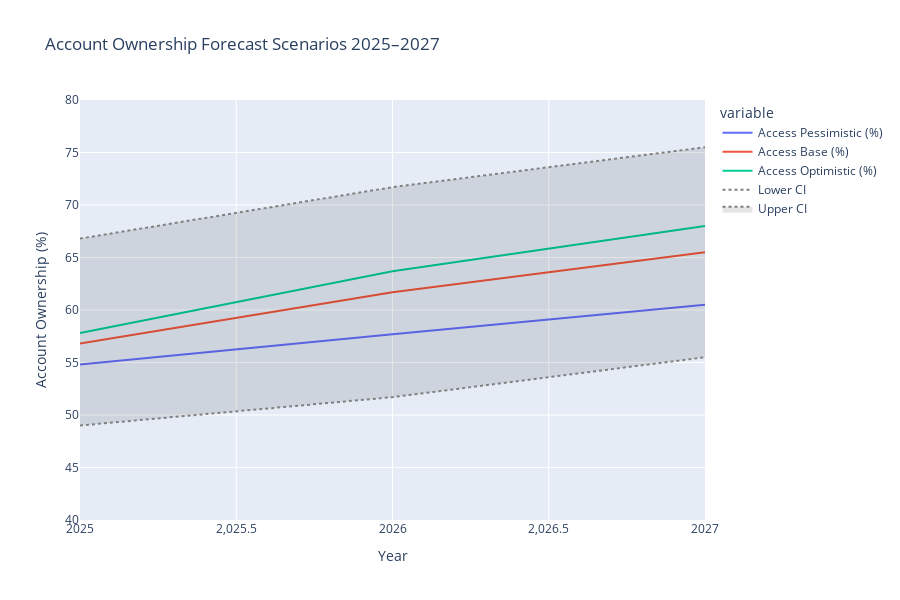
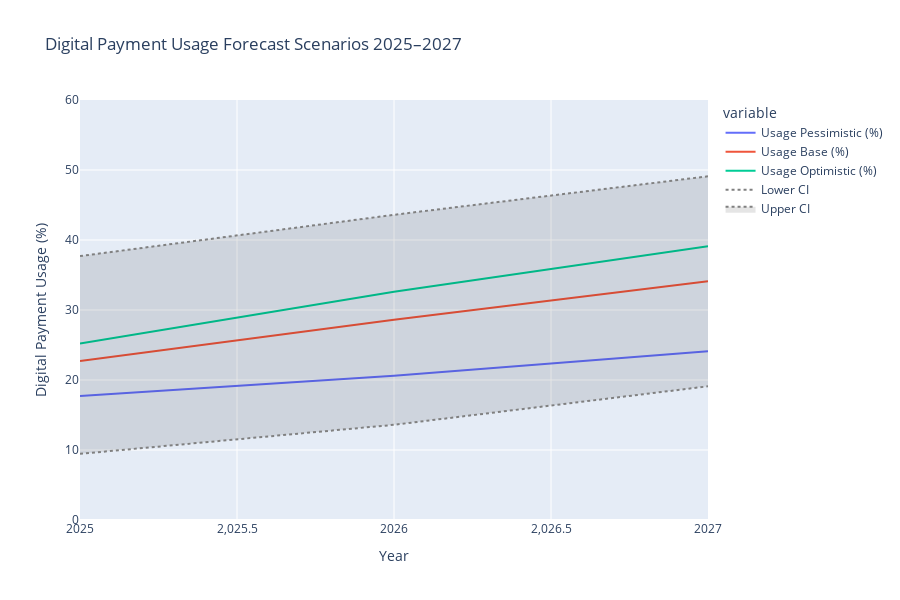

Source (notebook cell) for these figures, in order:
### Code cell
# Cell 6: Scenario Visualization (Self-Contained with Import)
import plotly.express as px

# If forecast not defined (running cell alone), recreate from previous logic
try:
    _ = forecast
except NameError:
    # Recreate forecast DataFrame (from Cell 5 logic)
    access_baseline = np.array([52.0, 54.5, 57.0])  # Example baseline values
    usage_baseline = np.array([15.0, 20.0, 25.0])
    
    event_effects_access = [2.0, 4.0, 5.0]
    event_effects_usage = [5.0, 8.0, 10.0]
    
    forecast = pd.DataFrame({
        'Year': [2025, 2026, 2027],
        'Access Pessimistic (%)': access_baseline.round(1),
        'Access Base (%)': (access_baseline + event_effects_access).round(1),
        'Access Optimistic (%)': (access_baseline + np.array(event_effects_access) * 1.5).round(1),
        'Usage Pessimistic (%)': usage_baseline.round(1),
        'Usage Base (%)': (usage_baseline + event_effects_usage).round(1),
        'Usage Optimistic (%)': (usage_baseline + np.array(event_effects_usage) * 1.5).round(1),
        'Access Lower CI': (access_baseline + event_effects_access - 10).clip(lower=49).round(1),
        'Access Upper CI': (access_baseline + event_effects_access + 10).round(1),
        'Usage Lower CI': (usage_baseline + event_effects_usage - 15).clip(lower=9.45).round(1),
        'Usage Upper CI': (usage_baseline + event_effects_usage + 15).round(1)
    })
    print("Forecast DataFrame recreated in Cell 6 (for independent execution)")

# Access scenarios plot
fig_access = px.line(forecast, x='Year', y=['Access Pessimistic (%)', 'Access Base (%)', 'Access Optimistic (%)'],
                     title='Account Ownership Forecast Scenarios 2025–2027',
                     labels={'value': 'Account Ownership (%)', 'Year': 'Year'})

fig_access.add_scatter(x=forecast['Year'], y=forecast['Access Lower CI'], mode='lines', 
                       line=dict(dash='dot', color='gray'), name='Lower CI')
fig_access.add_scatter(x=forecast['Year'], y=forecast['Access Upper CI'], mode='lines', 
                       line=dict(dash='dot', color='gray'), name='Upper CI', fill='tonexty', fillcolor='rgba(0,0,0,0.1)')

fig_access.update_yaxes(title='Account Ownership (%)', range=[40, 80])
fig_access.update_layout(height=600, hovermode='x unified')
fig_access.show()

# Usage scenarios plot
fig_usage = px.line(forecast, x='Year', y=['Usage Pessimistic (%)', 'Usage Base (%)', 'Usage Optimistic (%)'],
                    title='Digital Payment Usage Forecast Scenarios 2025–2027',
                    labels={'value': 'Digital Payment Usage (%)', 'Year': 'Year'})

fig_usage.add_scatter(x=forecast['Year'], y=forecast['Usage Lower CI'], mode='lines', 
                      line=dict(dash='dot', color='gray'), name='Lower CI')
fig_usage.add_scatter(x=forecast['Year'], y=forecast['Usage Upper CI'], mode='lines', 
                      line=dict(dash='dot', color='gray'), name='Upper CI', fill='tonexty', fillcolor='rgba(0,0,0,0.1)')

fig_usage.update_yaxes(title='Digital Payment Usage (%)', range=[0, 60])
fig_usage.update_layout(height=600, hovermode='x unified')
fig_usage.show()

### Figure 1 — Plotly figure (JSON) as saved in the notebook; plotly's stock layout.template omitted (floating-point values rounded to 4 significant figures)
{"data": [{"hovertemplate": "variable=Access Pessimistic (%)<br>Year=%{x}<br>Account Ownership (%)=%{y}<extra></extra>", "legendgroup": "Access Pessimistic (%)", "line": {"color": "#636efa", "dash": "solid"}, "marker": {"symbol": "circle"}, "mode": "lines", "name": "Access Pessimistic (%)", "orientation": "v", "showlegend": true, "type": "scatter", "x": [2025, 2026, 2027], "xaxis": "x", "y": [54.8, 57.7, 60.5], "yaxis": "y"}, {"hovertemplate": "variable=Access Base (%)<br>Year=%{x}<br>Account Ownership (%)=%{y}<extra></extra>", "legendgroup": "Access Base (%)", "line": {"color": "#EF553B", "dash": "solid"}, "marker": {"symbol": "circle"}, "mode": "lines", "name": "Access Base (%)", "orientation": "v", "showlegend": true, "type": "scatter", "x": [2025, 2026, 2027], "xaxis": "x", "y": [56.8, 61.7, 65.5], "yaxis": "y"}, {"hovertemplate": "variable=Access Optimistic (%)<br>Year=%{x}<br>Account Ownership (%)=%{y}<extra></extra>", "legendgroup": "Access Optimistic (%)", "line": {"color": "#00cc96", "dash": "solid"}, "marker": {"symbol": "circle"}, "mode": "lines", "name": "Access Optimistic (%)", "orientation": "v", "showlegend": true, "type": "scatter", "x": [2025, 2026, 2027], "xaxis": "x", "y": [57.8, 63.7, 68], "yaxis": "y"}, {"line": {"color": "gray", "dash": "dot"}, "mode": "lines", "name": "Lower CI", "type": "scatter", "x": [2025, 2026, 2027], "y": [49, 51.7, 55.5]}, {"fill": "tonexty", "fillcolor": "rgba(0,0,0,0.1)", "line": {"color": "gray", "dash": "dot"}, "mode": "lines", "name": "Upper CI", "type": "scatter", "x": [2025, 2026, 2027], "y": [66.8, 71.7, 75.5]}], "layout": {"height": 600, "hovermode": "x unified", "legend": {"title": {"text": "variable"}, "tracegroupgap": 0}, "title": {"text": "Account Ownership Forecast Scenarios 2025–2027"}, "xaxis": {"anchor": "y", "domain": [0, 1], "title": {"text": "Year"}}, "yaxis": {"anchor": "x", "domain": [0, 1], "range": [40, 80], "title": {"text": "Account Ownership (%)"}}}}

### Figure 2 — Plotly figure (JSON) as saved in the notebook; plotly's stock layout.template omitted (floating-point values rounded to 4 significant figures)
{"data": [{"hovertemplate": "variable=Usage Pessimistic (%)<br>Year=%{x}<br>Digital Payment Usage (%)=%{y}<extra></extra>", "legendgroup": "Usage Pessimistic (%)", "line": {"color": "#636efa", "dash": "solid"}, "marker": {"symbol": "circle"}, "mode": "lines", "name": "Usage Pessimistic (%)", "orientation": "v", "showlegend": true, "type": "scatter", "x": [2025, 2026, 2027], "xaxis": "x", "y": [17.7, 20.6, 24.1], "yaxis": "y"}, {"hovertemplate": "variable=Usage Base (%)<br>Year=%{x}<br>Digital Payment Usage (%)=%{y}<extra></extra>", "legendgroup": "Usage Base (%)", "line": {"color": "#EF553B", "dash": "solid"}, "marker": {"symbol": "circle"}, "mode": "lines", "name": "Usage Base (%)", "orientation": "v", "showlegend": true, "type": "scatter", "x": [2025, 2026, 2027], "xaxis": "x", "y": [22.7, 28.6, 34.1], "yaxis": "y"}, {"hovertemplate": "variable=Usage Optimistic (%)<br>Year=%{x}<br>Digital Payment Usage (%)=%{y}<extra></extra>", "legendgroup": "Usage Optimistic (%)", "line": {"color": "#00cc96", "dash": "solid"}, "marker": {"symbol": "circle"}, "mode": "lines", "name": "Usage Optimistic (%)", "orientation": "v", "showlegend": true, "type": "scatter", "x": [2025, 2026, 2027], "xaxis": "x", "y": [25.2, 32.6, 39.1], "yaxis": "y"}, {"line": {"color": "gray", "dash": "dot"}, "mode": "lines", "name": "Lower CI", "type": "scatter", "x": [2025, 2026, 2027], "y": [9.45, 13.6, 19.1]}, {"fill": "tonexty", "fillcolor": "rgba(0,0,0,0.1)", "line": {"color": "gray", "dash": "dot"}, "mode": "lines", "name": "Upper CI", "type": "scatter", "x": [2025, 2026, 2027], "y": [37.7, 43.6, 49.1]}], "layout": {"height": 600, "hovermode": "x unified", "legend": {"title": {"text": "variable"}, "tracegroupgap": 0}, "title": {"text": "Digital Payment Usage Forecast Scenarios 2025–2027"}, "xaxis": {"anchor": "y", "domain": [0, 1], "title": {"text": "Year"}}, "yaxis": {"anchor": "x", "domain": [0, 1], "range": [0, 60], "title": {"text": "Digital Payment Usage (%)"}}}}
